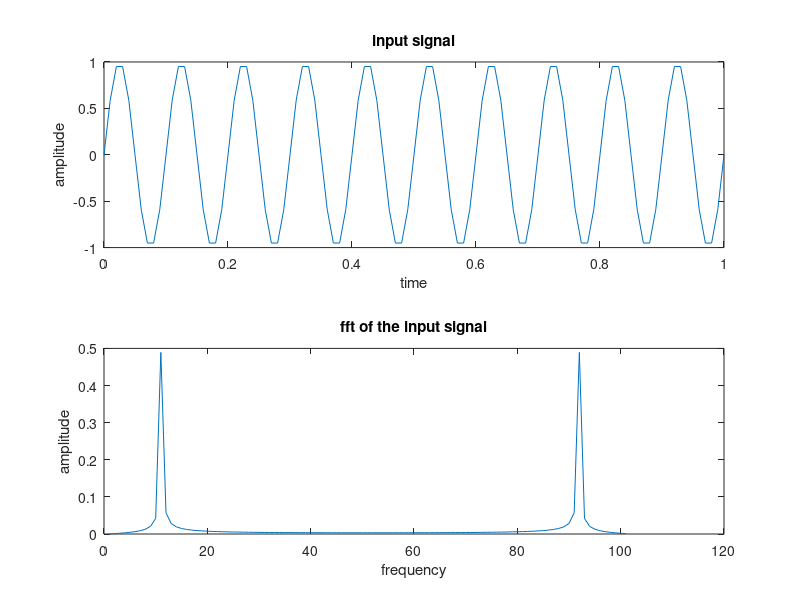

Write the MATLAB code that produced this figure.
% Program 7.1
% Calculation of the DFT of a given sequence using FFT

clc; clear all; close all;
x = [2 2 2 2 1 1 1 1];
y = fft(x);
disp('the fft of the input sequence');
disp(y);

y1=abs(y);
subplot(2,1,1),stem(y1);
title('magnitude response');

y2=angle(y);
subplot(2,1,2),stem(y2);
title('phase response');

y3=ifft(y);
disp('the inverse fft is');
disp(y3);

% Program 7.2
% Linear convolution using FFT

clc; clear all; close all;
x = [1 2];
h = [2 1];
x1 = [x zeros(1, length(h)-1)];
h1 = [h zeros(1, length(x)-1)];
X = fft(x1);
H = fft(h1);
y = X.*H;
y1 = ifft(y);
disp('the linear convolution of the given sequence');
disp(y1);

% Program 7.3
% Circular convolution using FFT

clc; clear all; close all;
x = [1 2 1 2];
h = [4 3 2 1];
X = fft(x);
H = fft(h);
y = X.*H;
y1 = real(ifft(y));
disp('the circular convolution of the given sequence');
disp(y1);

% Program 7.4
% Plotting of DFT of sinusoidal wave

clc; clear all; close all;
t = 0:0.01:1;
a = sin(2*pi*10*t) + sin(2*pi*100*t);
b = fft(a);
c = abs(b);
d = length(a);
e = c/d;
subplot(2,1,1), plot(t,a);
xlabel('time');
ylabel('amplitude');
title('input signal');
subplot(2,1,2), plot(e);
xlabel('frequency');
ylabel('amplitude');
title('fft of the input signal');
